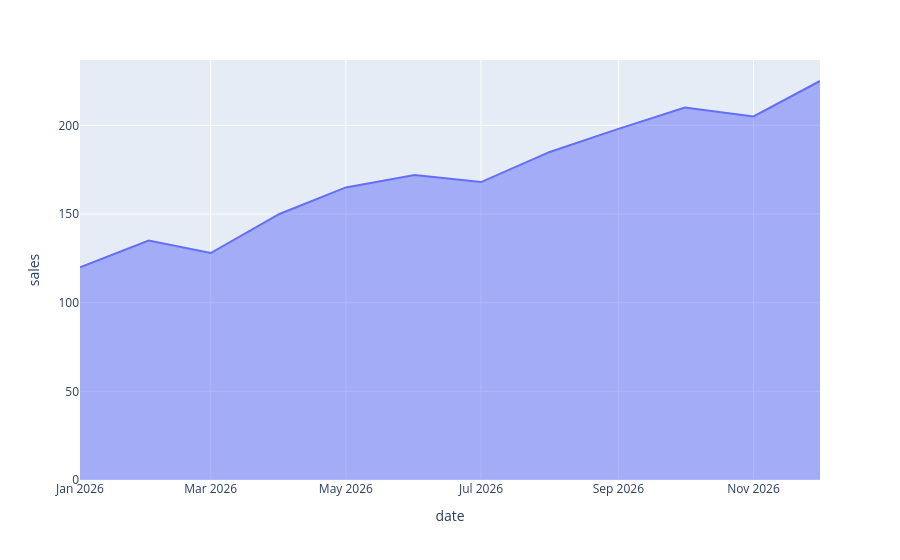

This figure's notebook cell:
### Markdown cell above
## 영역 그래프(Area Graph)

- 선그래프: 방향과 추세
- 영역그래프: 변화 + 값의 규모

### Code cell
fig = px.area(
    monthly_df,
    x='date',
    y='sales'
)

fig

### Figure 1 — Plotly figure (JSON) as saved in the notebook; plotly's stock layout.template omitted (floating-point values rounded to 4 significant figures)
{"data": [{"fillpattern": {"shape": ""}, "hovertemplate": "date=%{x}<br>sales=%{y}<extra></extra>", "legendgroup": "", "line": {"color": "#636efa"}, "marker": {"symbol": "circle"}, "mode": "lines", "name": "", "orientation": "v", "showlegend": false, "stackgroup": "1", "x": ["2026-01-01T00:00:00.000000", "2026-02-01T00:00:00.000000", "2026-03-01T00:00:00.000000", "2026-04-01T00:00:00.000000", "2026-05-01T00:00:00.000000", "2026-06-01T00:00:00.000000", "2026-07-01T00:00:00.000000", "2026-08-01T00:00:00.000000", "2026-09-01T00:00:00.000000", "2026-10-01T00:00:00.000000", "2026-11-01T00:00:00.000000", "2026-12-01T00:00:00.000000"], "xaxis": "x", "y": [120, 135, 128, 150, 165, 172, 168, 185, 198, 210, 205, 225], "yaxis": "y", "type": "scatter"}], "layout": {"xaxis": {"anchor": "y", "domain": [0.0, 1.0], "title": {"text": "date"}}, "yaxis": {"anchor": "x", "domain": [0.0, 1.0], "title": {"text": "sales"}}, "legend": {"tracegroupgap": 0}, "margin": {"t": 60}}}
